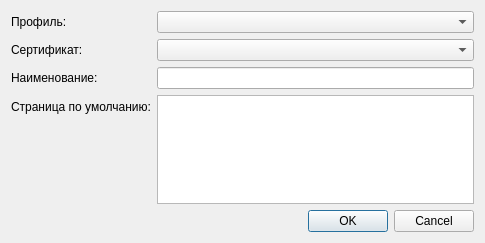
<?xml version="1.0" encoding="UTF-8"?>
<ui version="4.0">
 <class>DialogSelectedRow</class>
 <widget class="QDialog" name="DialogSelectedRow">
  <property name="geometry">
   <rect>
    <x>0</x>
    <y>0</y>
    <width>485</width>
    <height>243</height>
   </rect>
  </property>
  <property name="windowTitle">
   <string>Dialog</string>
  </property>
  <property name="windowIcon">
   <iconset resource="mpl.qrc">
    <normaloff>:/img/Firefox.ico</normaloff>:/img/Firefox.ico</iconset>
  </property>
  <layout class="QGridLayout" name="gridLayout">
   <item row="0" column="0">
    <layout class="QFormLayout" name="formLayout">
     <item row="0" column="0">
      <widget class="QLabel" name="label">
       <property name="text">
        <string>Профиль:</string>
       </property>
      </widget>
     </item>
     <item row="0" column="1">
      <widget class="QComboBox" name="cmbMozillaProfile"/>
     </item>
     <item row="2" column="0">
      <widget class="QLabel" name="label_2">
       <property name="text">
        <string>Наименование:</string>
       </property>
      </widget>
     </item>
     <item row="2" column="1">
      <widget class="QLineEdit" name="lblName"/>
     </item>
     <item row="3" column="0">
      <widget class="QLabel" name="label_3">
       <property name="text">
        <string>Страница по умолчанию:</string>
       </property>
      </widget>
     </item>
     <item row="3" column="1">
      <widget class="QTextEdit" name="txtUrl"/>
     </item>
     <item row="1" column="0">
      <widget class="QLabel" name="label_4">
       <property name="text">
        <string>Сертификат:</string>
       </property>
      </widget>
     </item>
     <item row="1" column="1">
      <widget class="QComboBox" name="cmbCertificates"/>
     </item>
    </layout>
   </item>
   <item row="1" column="0">
    <widget class="QDialogButtonBox" name="buttonBox">
     <property name="orientation">
      <enum>Qt::Horizontal</enum>
     </property>
     <property name="standardButtons">
      <set>QDialogButtonBox::Cancel|QDialogButtonBox::Ok</set>
     </property>
    </widget>
   </item>
  </layout>
 </widget>
 <resources>
  <include location="mpl.qrc"/>
 </resources>
 <connections>
  <connection>
   <sender>buttonBox</sender>
   <signal>accepted()</signal>
   <receiver>DialogSelectedRow</receiver>
   <slot>accept()</slot>
   <hints>
    <hint type="sourcelabel">
     <x>248</x>
     <y>254</y>
    </hint>
    <hint type="destinationlabel">
     <x>157</x>
     <y>274</y>
    </hint>
   </hints>
  </connection>
  <connection>
   <sender>buttonBox</sender>
   <signal>rejected()</signal>
   <receiver>DialogSelectedRow</receiver>
   <slot>reject()</slot>
   <hints>
    <hint type="sourcelabel">
     <x>316</x>
     <y>260</y>
    </hint>
    <hint type="destinationlabel">
     <x>286</x>
     <y>274</y>
    </hint>
   </hints>
  </connection>
 </connections>
</ui>
